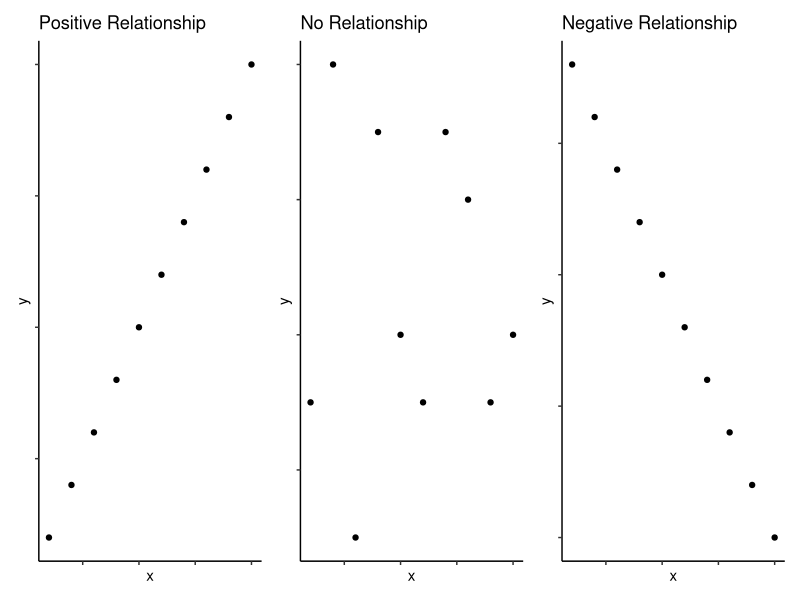

The R script that drew this image:
## ---- chunk 1
library(patchwork)
library(tidyverse)

dat1 <- tibble(x = c(1,2,3,4,5,6,7,8,9,10),
              y = x)

dat2 <- tibble(x = c(1,2,3,4,5,6,7,8,9,10),
               y = -x)

dat3 <- tibble(x = c(1,2,3,4,5,6,7,8,9,10),
              y = c(5,10,3,9,6,5,9,8,5,6))

a <- ggplot(dat1, aes(x,y)) + 
  geom_point() + 
  labs(title = "Positive Relationship") + 
  theme_classic() +
  theme(axis.text.x = element_blank(),
        axis.text.y = element_blank())

c <- ggplot(dat2, aes(x,y)) + 
  geom_point() + 
  labs(title = "Negative Relationship") + 
  theme_classic() +
  theme(axis.text.x = element_blank(),
        axis.text.y = element_blank())

b <- ggplot(dat3, aes(x,y)) + 
  geom_point() + 
  labs(title = "No Relationship") + 
  theme_classic() +
  theme(axis.text.x = element_blank(),
        axis.text.y = element_blank())
## ---- chunk 2
a+b+c
